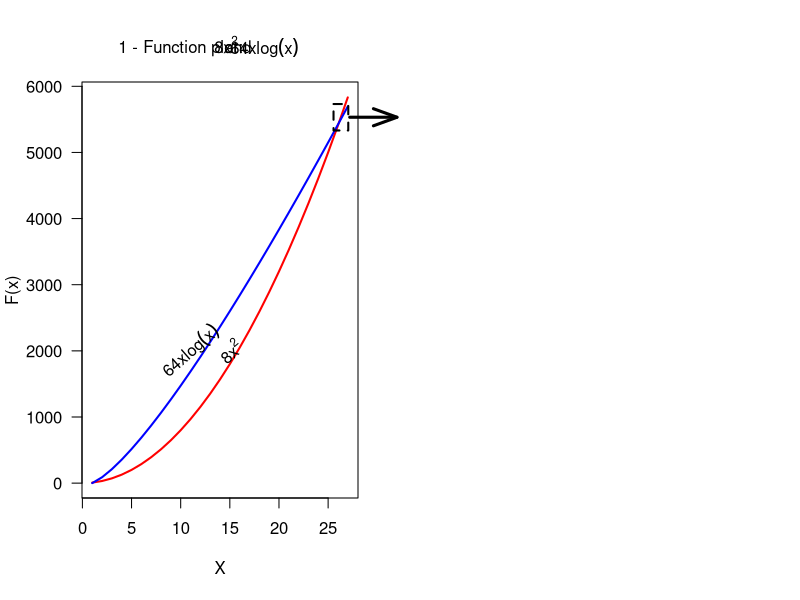

R code for this plot: (Note: this script raises an error after producing the figure.)
system.time({
tab1 <<- matrix(nrow=1, ncol=3)
tab10 <<- matrix(nrow=1, ncol=3)
s <- 1						#initial starting point
j <- 2						#initial ending point
k <- 2						#must be at least 2 points
blk <- 0					#lock variable "k" to disable the 2nd while loop
x1 <- function(x)
{		#x <<- round(seq(s,j, length.out=k), 3) #do not round X values, otherwise it takes too long to find y's
		x <<- seq(s,j, length.out=k)} 
fy1 <- function(x)
{		x1(x)
		y1 <<- round(8*(x^2), 3)} 	#round(,3) gives rounding to 3 decimal places
fy2 <- function(x)
{		x1(x)
		y2 <<- round(64*x*(log(x)), 3)}
spr1 <- function(){
tab1 <<- cbind(c(x), c(fy1(x)), c(fy2(x)), deparse.level=0)
tab2 <<- tab1[tab1[,2] == tab1[,3]] #discovery of the season!!!!
if(length(tab2) != 0){
	v10 <<- tab2[c(1)]
	h10 <<- tab2[c(2)]
	tab3 <<- tab1[tab1[,1] <= v10, c(1)] # vector of values from column 1 up to value v10
	p10 <<- length(tab3)		# length of this vector gives the position in the table
	cat(" The graphs of the functions intersect at the point with coordinates: \n")
	cat(" X =",v10,"\n","Y =",h10,"\n","Position in table =",p10,"\n")
	blk <<- 1	}}
kp1 <- function(b){			#=========k increased by 1=============
			if (b != 1){	#lock in case two equal values appear in the functions
			k <<- k+1	}}
while(fy1(x[j]) < fy2(x[j])) 	{	#====1st while loop checks if the functions intersect========
					fy1(x)
					fy2(x)
					j <- j+1
					k <- j	}
split.screen(c(1, 2))
screen(1)
plot(x, fy1(x), col="red",las=1, xlab="X", ylab="F(x)", lwd=2, type="l")
lines(x, fy2(x), col="blue", lwd=2, lty="solid")
symbols(j-0.7, max(fy1(x))-300 ,rectangles = cbind(1.5,400), add = TRUE, inches = FALSE, lty="dashed", lwd=2)
arrows(j+0.2, max(fy1(x))-300, j+5, max(fy1(x))-300, length = 0.25, angle = 20, code = 2, col="black", lty="solid", lwd=3, xpd=NA)
text(15, 2000, family="sans", expression(8*x^2), srt=41)
text(11, 2000, family="sans", expression(64*x*log(x)), srt=41)
mtext("1 - Function plot:", at=10, line = 1.25)
mtext(expression(8*x^2), at=14.58, line = 1.235)
mtext("and", at=15.8, line = 1.235)
mtext(expression(64*x*log(x)), at=18.5, line = 1)
s <- j-1 			#change the range of x values i.e. from the last one (27-1=26) search in the interval x[26...27]
d4 <- length(x) 		#assign length of vector X to variable
while(d4 == k) {		#====2nd while loop checks where the functions intersect exactly======
		fy1(x)
		fy2(x)
		spr1()
		kp1(blk)
		d4 <<- d4+1	}
screen(2)
plot(x, fy1(x), col="red",las=1, xlab="X", ylab="F(x)", lwd=2, type="l", xlim=c(v10-0.0058,v10+0.0058), ylim=c(h10-2,h10+2))
lines(x, fy2(x), col="blue", lwd=2, type="l")
abline(h=h10,lwd=2, lty=2, col="green")
abline(v=v10,lwd=2, lty=2, col="green")
points(v10,h10, cex=1.6)
text(v10+0.0011, h10-0.15, family="sans", as.character(round(v10,5)))
text(v10+0.0011, h10-0.3, family="sans", as.character(h10))
text(v10+0.002, h10+1, family="sans", expression(8*x^2), srt=41)
text(v10+0.00325, h10+1, family="sans", expression(64*x*log(x)), srt=38.5)
mtext("2 - The intersection point of the graphs of functions:", adj=0.2, line=2)
mtext(expression(8*x^2), adj=0.2, line=0.5)
mtext("and", adj=0.275, line=0.5)
mtext(expression(64*x*log(x)), adj=0.4, line=0.35)
mtext("is the point:", adj=0.6, line=0.5)
close.screen(all = TRUE)    # exit split-screen mode
tab10 <<- cbind("[x]" = c(x), "[8x^2]" = c(fy1(x)), "[64xlog(x)]" = c(fy2(x)), deparse.level=0)
print(tab10)
cat(" The graphs of the functions intersect at the point with coordinates:\n","Position in table [",p10,",]\n")
print(tab1[p10,])
write.table(tab10, "c:/Download/R/sortowanie/tab10.txt", quote=FALSE)
})

